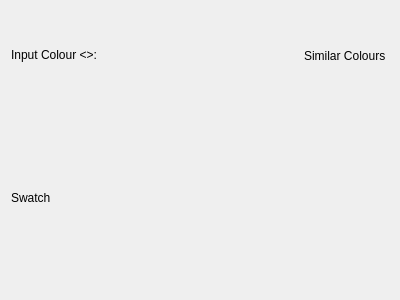
<?xml version="1.0" encoding="UTF-8"?>
<ui version="4.0">
 <class>Form</class>
 <widget class="QWidget" name="Form">
  <property name="geometry">
   <rect>
    <x>0</x>
    <y>0</y>
    <width>400</width>
    <height>300</height>
   </rect>
  </property>
  <property name="windowTitle">
   <string>Form</string>
  </property>
  <layout class="QGridLayout" name="gridLayout">
   <item row="1" column="0" rowspan="2" colspan="2">
    <widget class="QLabel" name="inputSwatch">
     <property name="frameShape">
      <enum>QFrame::NoFrame</enum>
     </property>
     <property name="text">
      <string>Swatch</string>
     </property>
    </widget>
   </item>
   <item row="0" column="1">
    <spacer name="horizontalSpacer">
     <property name="orientation">
      <enum>Qt::Horizontal</enum>
     </property>
     <property name="sizeHint" stdset="0">
      <size>
       <width>40</width>
       <height>20</height>
      </size>
     </property>
    </spacer>
   </item>
   <item row="0" column="2">
    <widget class="QLabel" name="matchLabel">
     <property name="text">
      <string>Similar Colours </string>
     </property>
    </widget>
   </item>
   <item row="0" column="0">
    <widget class="QLabel" name="iColourLabel">
     <property name="text">
      <string>Input Colour &lt;&gt;:</string>
     </property>
    </widget>
   </item>
  </layout>
 </widget>
 <resources/>
 <connections/>
</ui>
